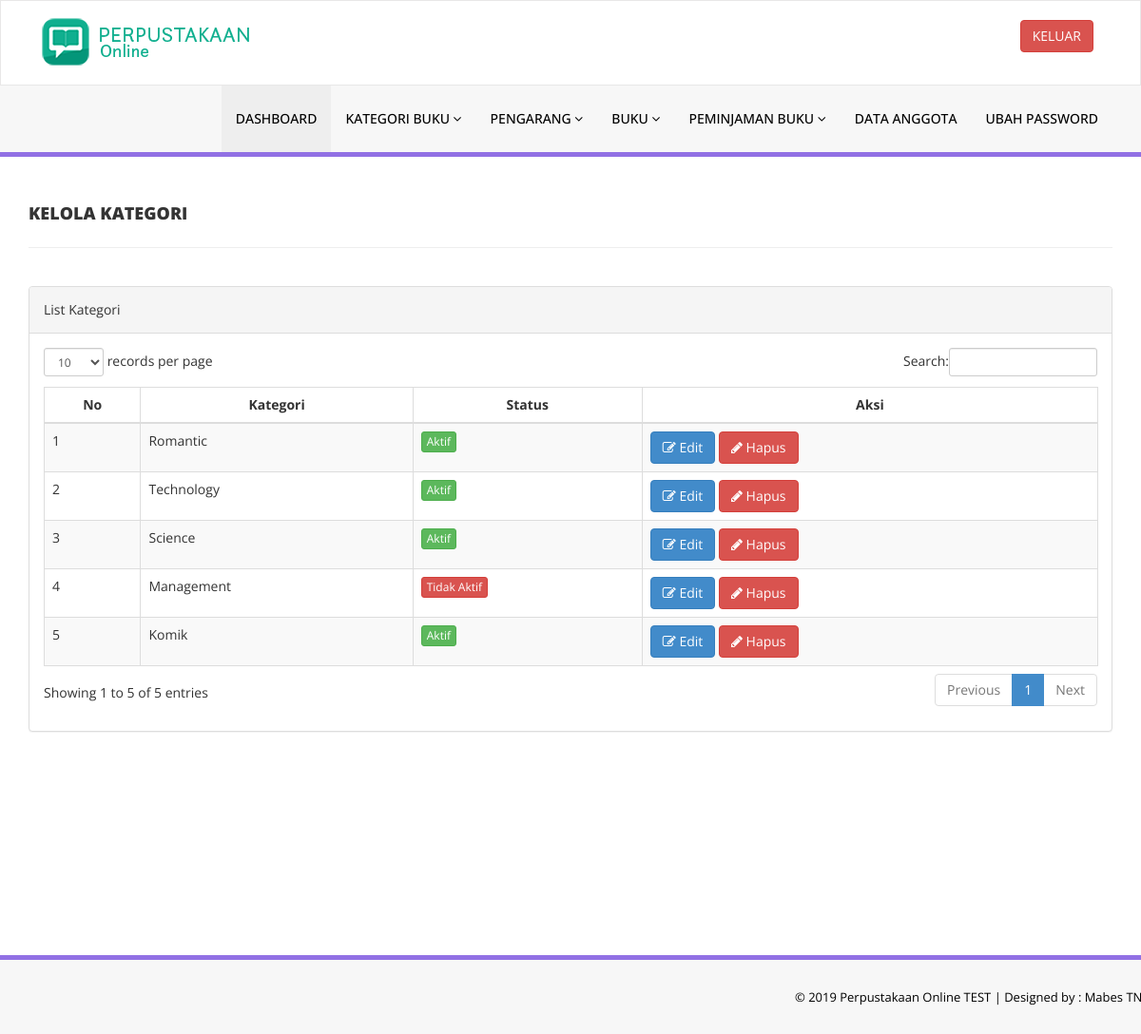
Page /admin/manage-categories.php (signed in) on the earlier database version.
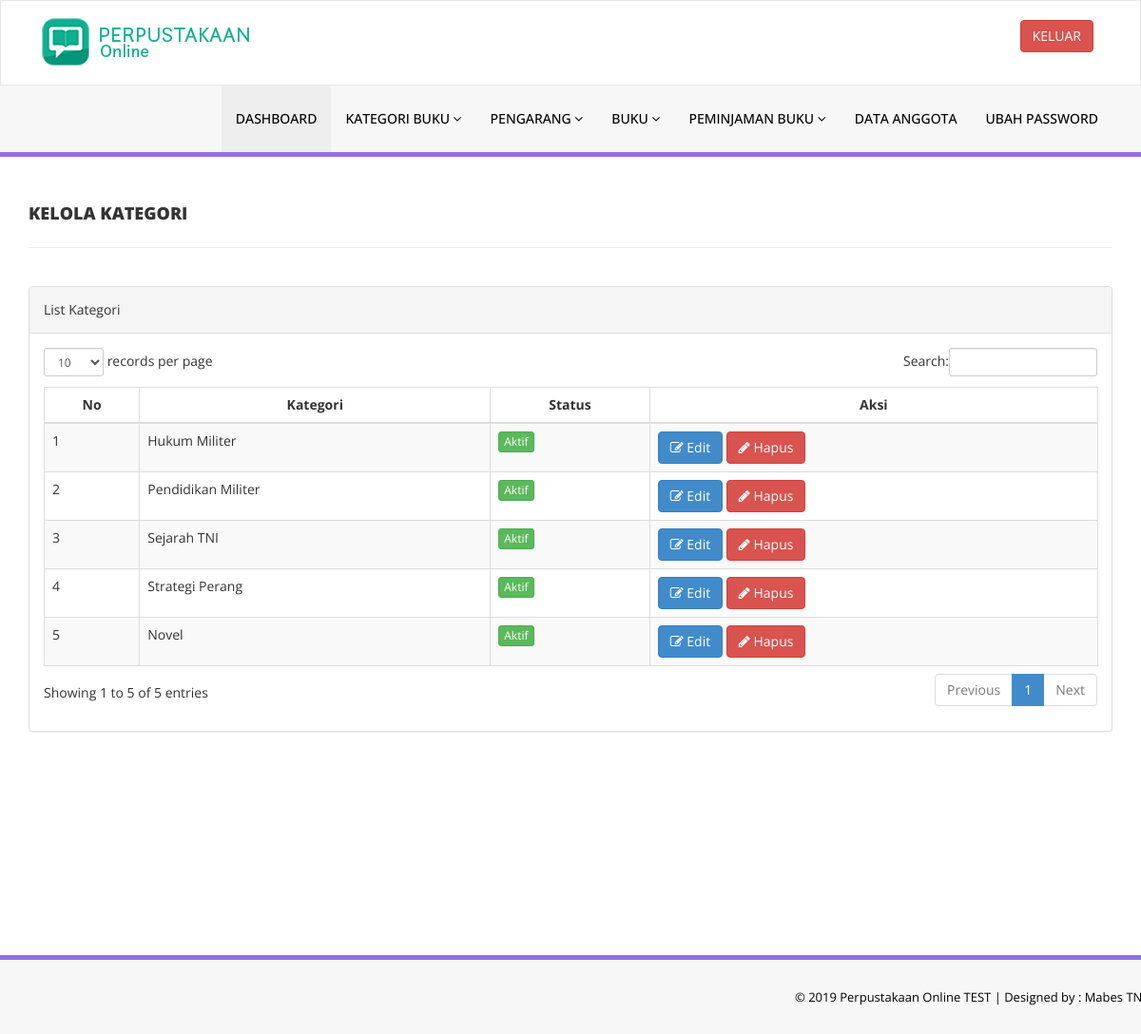
Same page on the later database version.
### tables this page shows
CREATE TABLE `tblcategory` (
  `id` int(11) NOT NULL,
  `CategoryName` varchar(150) DEFAULT NULL,
  `Status` int(1) DEFAULT NULL,
  `CreationDate` timestamp NULL DEFAULT CURRENT_TIMESTAMP,
  `UpdationDate` timestamp NULL DEFAULT '0000-00-00 00:00:00' ON UPDATE CURRENT_TIMESTAMP
);

### admin/manage-categories.php (the view, shortened to what this page needs)
<?php
include('includes/config.php');
if(strlen($_SESSION['alogin'])==0)
    {
header('location:index.php');
}
else{
    ?>
<!DOCTYPE html>
<html xmlns="http://www.w3.org/1999/xhtml">
<head>
    <link href="assets/css/bootstrap.css" rel="stylesheet" />
    <link href="assets/css/font-awesome.css" rel="stylesheet" />
    <link href="assets/js/dataTables/dataTables.bootstrap.css" rel="stylesheet" />
    <link href="assets/css/style.css" rel="stylesheet" />
</head>
<body>
<?php include('includes/header.php');?>
    <div class="content-wrapper">
         <div class="container">
        <div class="row pad-botm">
            <div class="col-md-12">
                <h4 class="header-line">Kelola Kategori</h4>
    </div>
     <div class="row">
</div>
        </div>
            <div class="row">
                <div class="col-md-12">
                    <div class="panel panel-default">
                        <div class="panel-heading">
                           List Kategori
                        </div>
                        <div class="panel-body">
                            <div class="table-responsive">
                                <table class="table table-striped table-bordered table-hover" id="dataTables-example">
                                    <thead>
                                        <tr>
                                            <th style="text-align: center;">No</th>
                                            <th style="text-align: center;">Kategori</th>
                                            <th style="text-align: center;">Status</th>
                                            <th style="text-align: center;">Aksi</th>
                                        </tr>
                                    </thead>
                                    <tbody>
<?php $sql = "SELECT * from  tblcategory";
$query = $dbh -> prepare($sql);
$query->execute();
$results=$query->fetchAll(PDO::FETCH_OBJ);
$cnt=1;
if($query->rowCount() > 0)
{
foreach($results as $result)
{               ?>
                                        <tr class="odd gradeX">
                                            <td class="center"><?php echo htmlentities($cnt);?></td>
                                            <td class="center"><?php echo htmlentities($result->CategoryName);?></td>
                                            <td class="center"><?php if($result->Status==1) {?>
                                            <a href="#" class="btn btn-success btn-xs">Aktif</a>
                                            <?php } else {?>
                                            <a href="#" class="btn btn-danger btn-xs">Tidak Aktif</a>
                                            <?php } ?></td>
                                            <td class="center">
                                            <a href="edit-category.php?catid=<?php echo htmlentities($result->id);?>"><button class="btn btn-primary"><i class="fa fa-edit "></i> Edit</button>
                                          <a href="manage-categories.php?del=<?php echo htmlentities($result->id);?>" onclick="return confirm('Are you sure you want to delete?');"" >  <button class="btn btn-danger"><i class="fa fa-pencil"></i> Hapus</button>
                                            </td>
                                        </tr>
 <?php $cnt=$cnt+1;}} ?>
                                    </tbody>
                                </table>
                            </div>
                        </div>
                    </div>
                </div>
            </div>
    </div>
    </div>
  <?php include('includes/footer.php');?>
</body>
</html>
<?php } ?>

Differences in the rows shown:
removed tblcategory: CategoryName "Romantic", Status "Aktif"
removed tblcategory: CategoryName "Technology", Status "Aktif"
removed tblcategory: CategoryName "Science", Status "Aktif"
removed tblcategory: CategoryName "Management", Status "Tidak Aktif"
removed tblcategory: CategoryName "Komik", Status "Aktif"
added tblcategory: CategoryName "Hukum Militer", Status "Aktif"
added tblcategory: CategoryName "Pendidikan Militer", Status "Aktif"
added tblcategory: CategoryName "Sejarah TNI", Status "Aktif"
added tblcategory: CategoryName "Strategi Perang", Status "Aktif"
added tblcategory: CategoryName "Novel", Status "Aktif"
